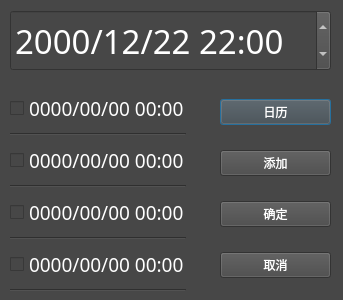
<?xml version="1.0" encoding="UTF-8"?>
<ui version="4.0">
 <class>ClockDialog</class>
 <widget class="QDialog" name="ClockDialog">
  <property name="geometry">
   <rect>
    <x>0</x>
    <y>0</y>
    <width>343</width>
    <height>300</height>
   </rect>
  </property>
  <property name="minimumSize">
   <size>
    <width>340</width>
    <height>300</height>
   </size>
  </property>
  <property name="maximumSize">
   <size>
    <width>400</width>
    <height>300</height>
   </size>
  </property>
  <property name="windowTitle">
   <string>Dialog</string>
  </property>
  <property name="styleSheet">
   <string notr="true">background-color: rgb(71, 71, 71);
color: rgb(255, 255, 255);</string>
  </property>
  <widget class="QDateTimeEdit" name="clockTimeedit">
   <property name="geometry">
    <rect>
     <x>10</x>
     <y>10</y>
     <width>321</width>
     <height>61</height>
    </rect>
   </property>
   <property name="font">
    <font>
     <family>Vivaldi</family>
     <pointsize>25</pointsize>
    </font>
   </property>
   <property name="dateTime">
    <datetime>
     <hour>22</hour>
     <minute>0</minute>
     <second>0</second>
     <year>2000</year>
     <month>12</month>
     <day>22</day>
    </datetime>
   </property>
   <property name="displayFormat">
    <string>yyyy/M/d H:mm</string>
   </property>
  </widget>
  <widget class="QWidget" name="layoutWidget">
   <property name="geometry">
    <rect>
     <x>10</x>
     <y>90</y>
     <width>176</width>
     <height>211</height>
    </rect>
   </property>
   <layout class="QVBoxLayout" name="verticalLayout">
    <item>
     <widget class="QCheckBox" name="timeCkeck_1">
      <property name="font">
       <font>
        <family>Vivaldi</family>
        <pointsize>14</pointsize>
       </font>
      </property>
      <property name="text">
       <string>0000/00/00 00:00</string>
      </property>
     </widget>
    </item>
    <item>
     <widget class="Line" name="line">
      <property name="orientation">
       <enum>Qt::Horizontal</enum>
      </property>
     </widget>
    </item>
    <item>
     <widget class="QCheckBox" name="timeCkeck_2">
      <property name="font">
       <font>
        <family>Vivaldi</family>
        <pointsize>14</pointsize>
       </font>
      </property>
      <property name="text">
       <string>0000/00/00 00:00</string>
      </property>
     </widget>
    </item>
    <item>
     <widget class="Line" name="line_2">
      <property name="orientation">
       <enum>Qt::Horizontal</enum>
      </property>
     </widget>
    </item>
    <item>
     <widget class="QCheckBox" name="timeCkeck_3">
      <property name="font">
       <font>
        <family>Vivaldi</family>
        <pointsize>14</pointsize>
       </font>
      </property>
      <property name="text">
       <string>0000/00/00 00:00</string>
      </property>
     </widget>
    </item>
    <item>
     <widget class="Line" name="line_3">
      <property name="orientation">
       <enum>Qt::Horizontal</enum>
      </property>
     </widget>
    </item>
    <item>
     <widget class="QCheckBox" name="timeCkeck_4">
      <property name="font">
       <font>
        <family>Vivaldi</family>
        <pointsize>14</pointsize>
       </font>
      </property>
      <property name="text">
       <string>0000/00/00 00:00</string>
      </property>
     </widget>
    </item>
    <item>
     <widget class="Line" name="line_4">
      <property name="orientation">
       <enum>Qt::Horizontal</enum>
      </property>
     </widget>
    </item>
   </layout>
  </widget>
  <widget class="QWidget" name="layoutWidget">
   <property name="geometry">
    <rect>
     <x>220</x>
     <y>80</y>
     <width>111</width>
     <height>221</height>
    </rect>
   </property>
   <layout class="QVBoxLayout" name="verticalLayout_2">
    <item>
     <widget class="QPushButton" name="todayButton">
      <property name="text">
       <string>日历</string>
      </property>
     </widget>
    </item>
    <item>
     <widget class="QPushButton" name="addButton">
      <property name="text">
       <string>添加</string>
      </property>
     </widget>
    </item>
    <item>
     <widget class="QPushButton" name="okButton">
      <property name="text">
       <string>确定</string>
      </property>
     </widget>
    </item>
    <item>
     <widget class="QPushButton" name="exitButton">
      <property name="text">
       <string>取消</string>
      </property>
     </widget>
    </item>
   </layout>
  </widget>
 </widget>
 <resources/>
 <connections/>
</ui>
